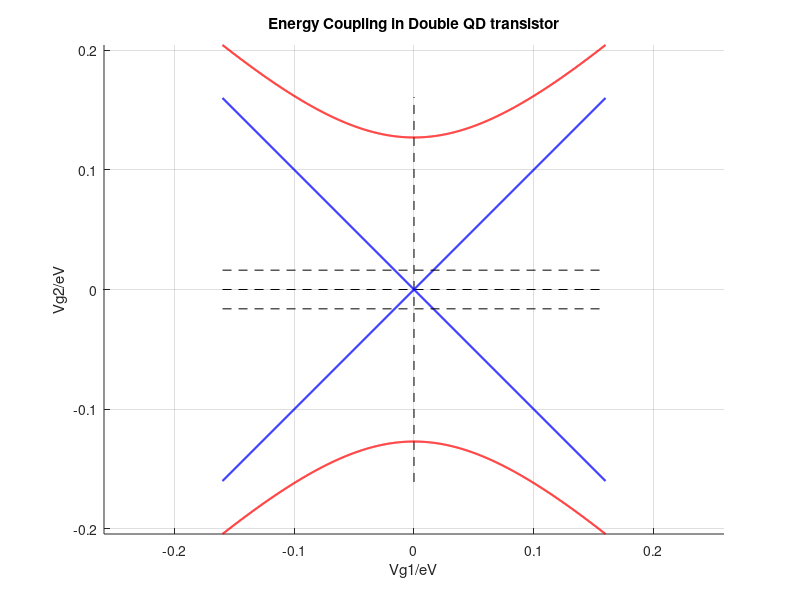

This chart was generated by the following MATLAB code:
% crossing-coupling 
% Define parameters
C1 = 1e-18;
C2 = 1e-18;
Cm = 0.1e-18;
e = 1.602176634e-19;
xy = e/C1 * (1/(1-Cm^2/C1*C2));
cp = e/Cm * (1/(C1*C2/Cm^2-1));

x_range = linspace(-xy, xy, 1000);
y_range = sqrt(xy^2 + cp^2);

% Calculate energy levels
epsilon_plus = sqrt(x_range.^2 + cp);
epsilon_minus = -sqrt(x_range.^2 + cp);

% Plot the energy levels
figure;
hold on;

% Plot the axes
plot([-xy, xy], [0, 0], 'k--'); % x-axis
plot([0, 0], [-y_range, y_range], 'k--'); % y-axis

% Plot the energy levels
plot(x_range, x_range, 'b', 'LineWidth', 1.5); % Linear energy level
plot(x_range, -x_range, 'b', 'LineWidth', 1.5); % Linear energy level
plot(x_range, epsilon_plus, 'r', 'LineWidth', 1.5); % Curved energy level
plot(x_range, epsilon_minus, 'r', 'LineWidth', 1.5); % Curved energy level

% Dashed lines for coupling
plot([-xy, xy], [cp, cp], 'k--');
plot([-xy, xy], [-cp, -cp], 'k--');


hold off;
xlabel('Vg1/eV');
ylabel('Vg2/eV');
title('Energy Coupling in Double QD transistor');
axis equal;
grid on;

